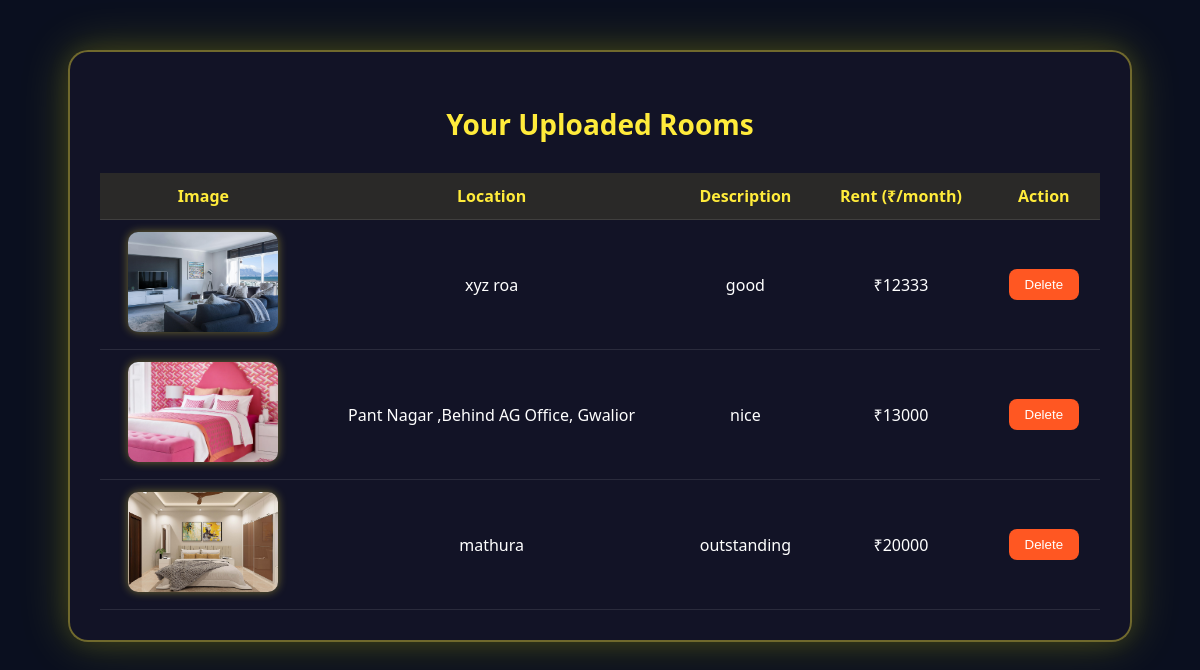
The app's page /my_rooms (signed in) with its own data.
### tables this page shows
CREATE TABLE rooms (
        room_id INTEGER PRIMARY KEY AUTOINCREMENT,
        owner_email TEXT NOT NULL,
        location TEXT NOT NULL,
        description TEXT,
        rent INTEGER NOT NULL,
        room_image TEXT
    );

### app.py (the view)
@app.route('/my_rooms')
def my_rooms():
    if 'user' not in session:
        flash("You must be logged in to view your rooms.")
        return redirect(url_for('Login'))
    owner_email = session['user']
    conn = sqlite3.connect('Rental_Database.db')
    curr = conn.cursor()
    curr.execute("SELECT * FROM rooms WHERE owner_email = ?", (owner_email,))
    rooms = curr.fetchall()
    conn.close()
    return render_template('my_rooms.html', rooms=rooms)

### templates/my_rooms.html (shortened to what this page needs)
<!DOCTYPE html>
<html lang="en">
<head>
    <link rel="stylesheet" href="{{ url_for('static', filename='my_rooms.css') }}">
</head>
<body>
    <div class="container">
        <h2>Your Uploaded Rooms</h2>
        {% if rooms %}
        <table class="room-table">
            <thead>
                <tr>
                    <th>Image</th>
                    <th>Location</th>
                    <th>Description</th>
                    <th>Rent (₹/month)</th>
                    <th>Action</th>
                </tr>
            </thead>
            <tbody>
                {% for room in rooms %}
                <tr>
                    <td>
                        {% if room[5] %}
                        <img src="{{ url_for('static', filename='uploads/' + room[5].split('/')[-1]) }}" alt="Room Image" class="room-img">
                        {% else %}
                        No Image
                        {% endif %}
                    </td>
                    <td>{{ room[2] }}</td>
                    <td>{{ room[3] }}</td>
                    <td>₹{{ room[4] }}</td>
                    <td>
                        <form action="{{ url_for('DeleteRoom', room_id=room[0]) }}" method="POST">
                            <button class="delete-btn" type="submit">Delete</button>
                        </form>
                    </td>
                </tr>
                {% endfor %}
            </tbody>
        </table>
        {% else %}
        <p class="no-rooms">No rooms uploaded yet.</p>
        {% endif %}
    </div>
</body>
</html>

### static/my_rooms.css (style rules this page uses)
body { margin: 0; font-family: 'Segoe UI', sans-serif; background-color: #0a0f1f; color: #fff; overflow-x: hidden; position: relative; }
.container { position: relative; z-index: 2; background: rgba(20, 20, 40, 0.85); margin: 50px auto; padding: 30px; border-radius: 20px; width: 90%; max-width: 1000px; box-shadow: 0 0 25px rgba(255, 255, 0, 0.1), 0 0 50px rgba(255, 255, 0, 0.2); border: 2px solid rgba(255, 235, 59, 0.4); }
h2 { text-align: center; margin-bottom: 30px; font-size: 28px; color: #ffeb3b; }
.room-table { width: 100%; border-collapse: collapse; text-align: center; }
.room-table th, .room-table td { padding: 12px; border-bottom: 1px solid rgba(255, 255, 255, 0.1); }
.room-table th { background-color: rgba(255, 235, 59, 0.1); color: #ffeb3b; }
.room-img { width: 150px; height: 100px; object-fit: cover; border-radius: 10px; box-shadow: 0 0 10px rgba(255, 235, 59, 0.4); }
.delete-btn { background-color: #ff5722; color: white; padding: 8px 16px; border: none; border-radius: 8px; cursor: pointer; transition: background-color 0.3s ease; }

### records on screen
rooms: room_image (picture), location "xyz roa", description "good", rent "12333"
rooms: room_image (picture), location "Pant Nagar ,Behind AG Office, Gwalior", description "nice", rent "13000"
rooms: room_image (picture), location "mathura", description "outstanding", rent "20000"
